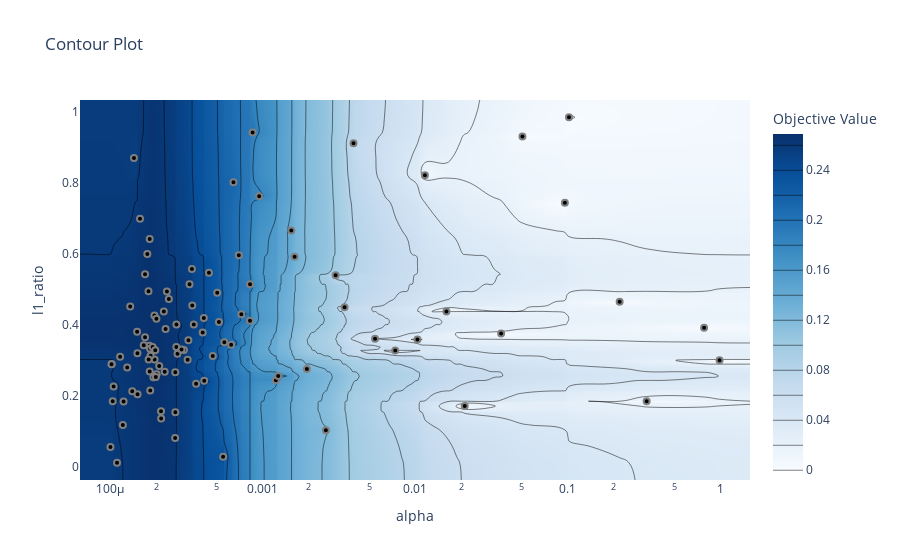

Notebook source saved alongside this figure:
### Code cell
fig = optuna.visualization.plot_contour(study, params=["alpha", "l1_ratio"])
show(fig)
